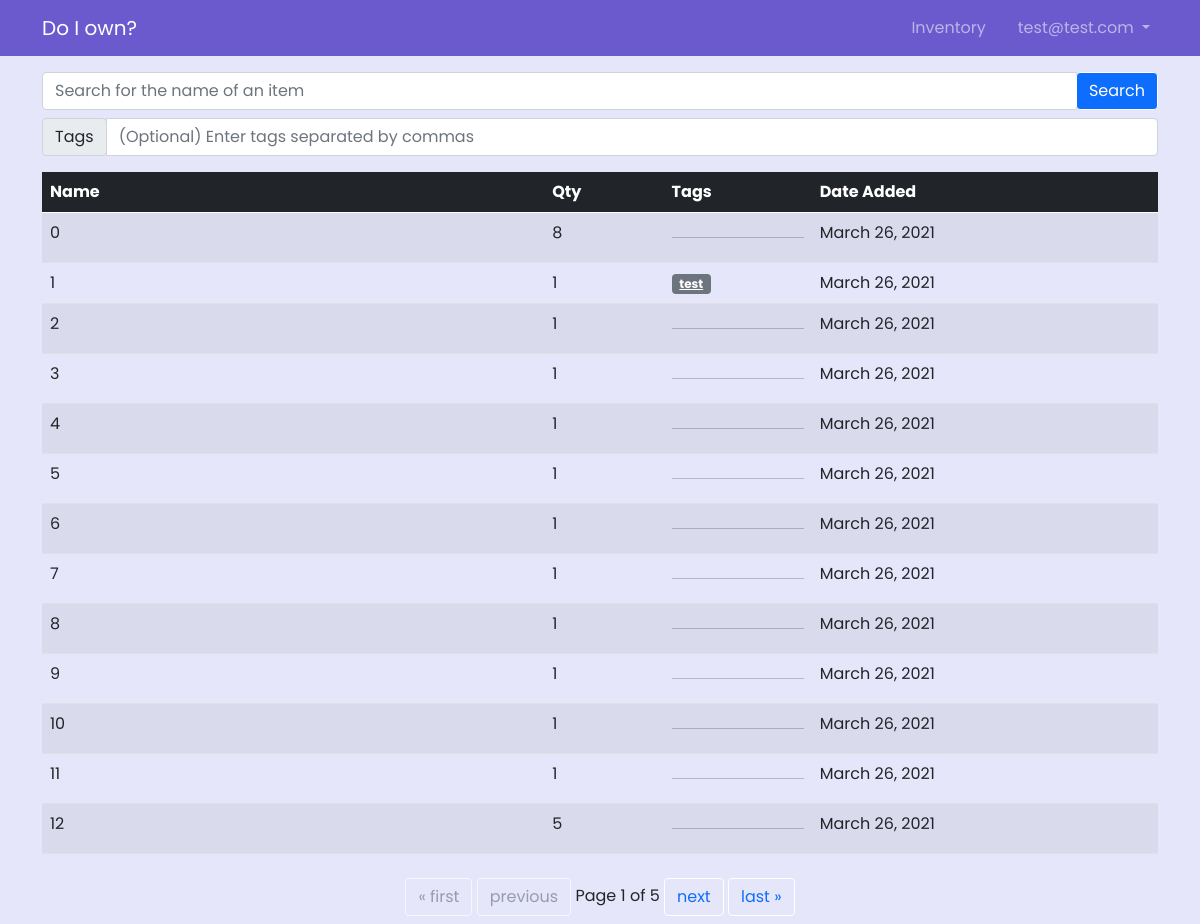
Screenshot of /inventory (signed in) with the database file from the repository.
### accounts/models.py (models this page shows, shortened)
class EmailUser(AbstractUser):
    username = None
    email = models.EmailField(_('email address'), unique=True)
    USERNAME_FIELD = 'email'
    REQUIRED_FIELDS = []
    objects = EmailUserManager()

### inventory/models.py (models this page shows, shortened)
class Item(models.Model):
    user = models.ForeignKey(User,
        on_delete=models.CASCADE,
        related_name='items'
    )
    name = models.CharField(max_length=100, primary_key=True)
    upc = models.CharField(max_length=12, null=True, blank=True)
    quantity = models.PositiveIntegerField(default=1)
    date_added = models.DateField(auto_now_add=True)
    tags = TaggableManager(through=GenericStringTaggedItem)

### inventory/views.py (the view)
# urls.py: path('inventory', ItemListView.as_view(), name='inventory'),
class ItemListView(ListView):
    model = Item
    paginate_by = 13
    def get_queryset(self):
        queryset = Item.objects.filter(user=self.request.user)
        name_query = self.request.GET.get('q')
        if name_query:
            queryset = queryset.filter(name__icontains=name_query)
        tags_query = self.request.GET.get('q_tags')
        if tags_query:
            tags = tags_query.split(",")
            tags = list(map(lambda x: x.strip(), tags))
            for tag in tags:
                queryset = queryset.filter(tags__name__icontains=tag)
                print(queryset)
        return queryset

### templates/inventory/item_list.html (shortened to what this page needs)
{% extends "base.html" %}
{% load static %}
{% block styles %}
  <link rel="stylesheet" type="text/css" href="{% static 'css/item_list.css' %}">
{% endblock styles %}
{% block content %}
  <form method="GET" class="py-2">
    <div class="input-group">
        <input class="form-control" aria-labelledby="Search for the name of an item" type="search" name="q" placeholder="Search for the name of an item" value="{{ request.GET.q }}">
      <div class="input-group-append">
        <input class="btn btn-primary" aria-labelledby="Search" type="submit" name="search" value="Search">
      </div>
    </div>
    <div class="input-group py-2">
      <div class="input-group-prepend">
        <span class="input-group-text" id="inputGroup-sizing-sm">Tags</span>
      </div>
      <input type="search" class="form-control" aria-labelledby="(Optional) Enter tags separated by commas" id="tags_input" name="q_tags" placeholder="(Optional) Enter tags separated by commas" value="{{ request.GET.q_tags }}">
    </div>
  </form>
  <div id="inventory">
    <table class="table table-striped mb-4" align="center">
      <thead class="table-dark">
        <tr>
          <th width="45%">Name</th>
          <th>Qty</th>
          <th>Tags</th>
          <th>Date Added</th>
        </tr>
      </thead>
      <tbody>
        {% for item in page_obj %}
          <tr>
            <td>{{ item.name }}</td>
            <td>
              {{ item.quantity }}
            </td>
            <td>
              {% if item.tags.all %}
                {% for tag in item.tags.all %}
                  <a href="#" onclick="addSearchTag('{{ tag }}')" class="badge bg-secondary">{{ tag }}</a>
                {% endfor %}
              {% else %}
                <hr>
              {% endif %}
            </td>
            <td>{{ item.date_added }}</td>
          </tr>
        {% endfor %}
      </tbody>
    </table>
  </div>
  {% include "pagination.html" %}
{% endblock content %}

### templates/nav.html (shortened to what this page needs)
<nav class="navbar navbar-expand-sm navbar-dark">
  <div class="container">
    <a class="navbar-brand" href="/">Do I own?</a>
    <div class="collapse navbar-collapse" id="navbarNavDropdown">
      <ul class="navbar-nav ms-auto">
        {% if user.is_authenticated %}
          <li class="nav-item px-3">
            <a class="nav-link" href="{% url 'inventory' %}">Inventory</a>
          </li>
          <li class="nav-item dropdown">
            <a class="nav-link dropdown-toggle" href="#" id="navbarDropdownMenuLink" role="button" data-bs-toggle="dropdown" aria-expanded="false">
              {{ user.email }}
            </a>
          </li>
        {% endif %}
      </ul>
    </div>
  </div>
</nav>

### static/css/style.css (style rules this page uses)
:root { --primary-color: #6A5ACD; --secondary-color: #E6E6FA; }
* { font-family: 'Poppins', sans-serif; }
body { background-color: var(--secondary-color); }
nav { background-color: var(--primary-color); }
.btn { border-color: white; }

### rows the page displays
EmailUser: email "test@test.com"
Item: name "0", quantity "8", date_added "March 26, 2021"
Item: name "1", quantity "1", date_added "March 26, 2021"
Tag: name "test"
Item: name "2", quantity "1", date_added "March 26, 2021"
Item: name "3", quantity "1", date_added "March 26, 2021"
Item: name "4", quantity "1", date_added "March 26, 2021"
Item: name "5", quantity "1", date_added "March 26, 2021"
Item: name "6", quantity "1", date_added "March 26, 2021"
Item: name "7", quantity "1", date_added "March 26, 2021"
Item: name "8", quantity "1", date_added "March 26, 2021"
Item: name "9", quantity "1", date_added "March 26, 2021"
Item: name "10", quantity "1", date_added "March 26, 2021"
Item: name "11", quantity "1", date_added "March 26, 2021"
Item: name "12", quantity "5", date_added "March 26, 2021"

### other values shown
{{ page_obj.number }} "1"
{{ page_obj.paginator.num_pages }} "5"
